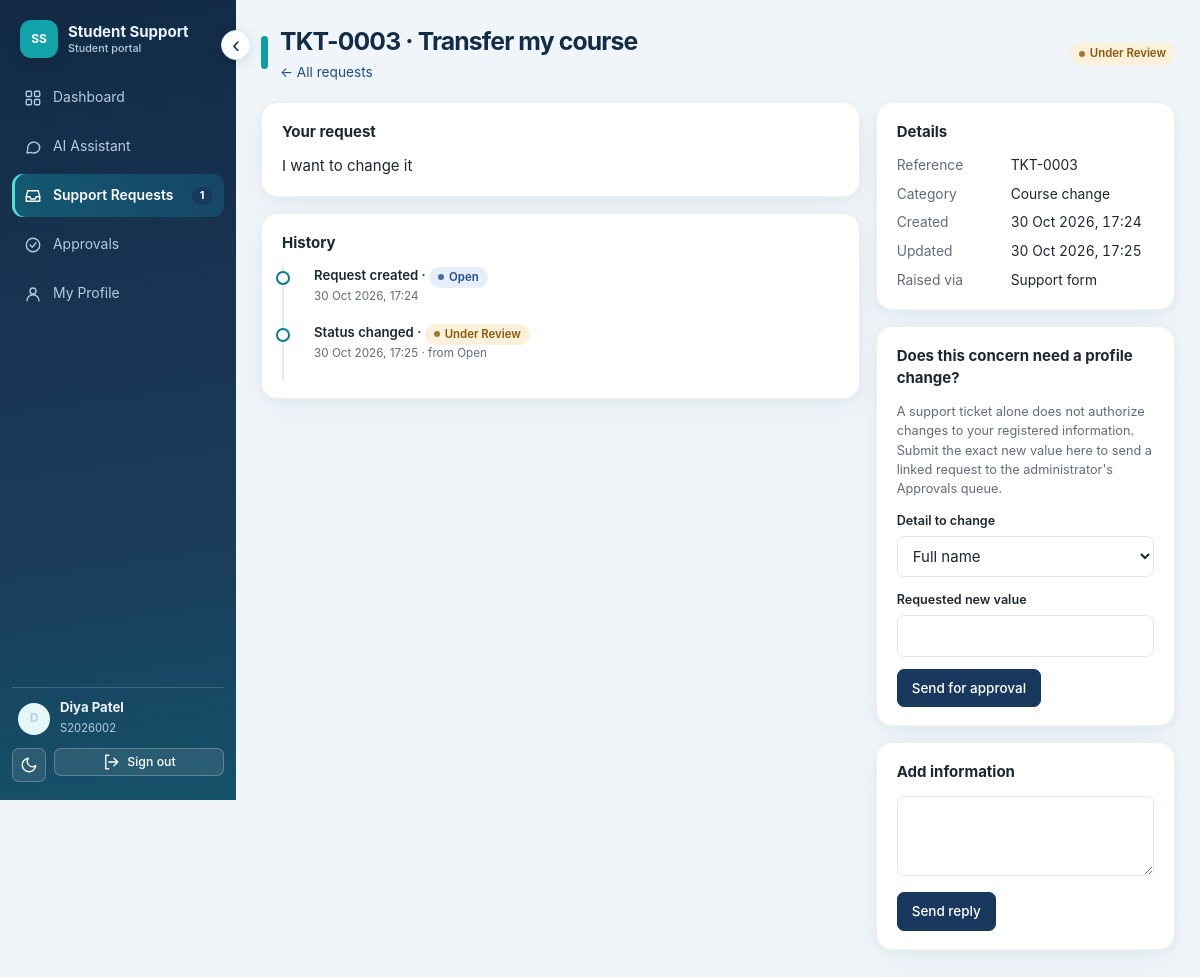
The page /tickets/TKT-0003 (signed in) on the database its author committed.
### app/models.py (models this page shows, shortened)
class User(db.Model):
    __tablename__ = "users"
    id = db.Column(db.Integer, primary_key=True)
    username = db.Column(db.String(40), unique=True, nullable=False)
    password_hash = db.Column(db.String(255), nullable=False)
    role = db.Column(db.String(20), nullable=False, default="student")  # student | admin
    display_name = db.Column(db.String(80), nullable=False)
    student_id = db.Column(db.String(20), db.ForeignKey("student_profiles.student_id"), nullable=True)
    active = db.Column(db.Boolean, nullable=False, default=True)   # False = account cannot sign in
    created_at = db.Column(db.DateTime, default=utcnow)
    is_anonymous = False
    @property
    def is_active(self):
        return bool(self.active)
    @property
    def is_authenticated(self):
        return True

class SupportTicket(db.Model):
    __tablename__ = "support_tickets"
    id = db.Column(db.Integer, primary_key=True)
    ticket_ref = db.Column(db.String(20), unique=True, nullable=False)
    student_id = db.Column(db.String(20), db.ForeignKey("student_profiles.student_id"), nullable=False, index=True)
    category = db.Column(db.String(30), nullable=False)
    subject = db.Column(db.String(120), nullable=False)
    description = db.Column(db.Text, nullable=False)
    status = db.Column(db.String(20), nullable=False, default="Open")
    created_at = db.Column(db.DateTime, default=utcnow, nullable=False)
    idempotency_key = db.Column(db.String(64), nullable=False)
    updated_at = db.Column(db.DateTime, default=utcnow)
    resolved_at = db.Column(db.DateTime, nullable=True)
    last_response = db.Column(db.Text, nullable=True)          # latest administrator response shown to the student
    source = db.Column(db.String(12), nullable=False, default="web")   # web | assistant
    __table_args__ = (UniqueConstraint("student_id", "idempotency_key", name="uq_ticket_idem"),)

class TicketEvent(db.Model):
    __tablename__ = "ticket_events"
    id = db.Column(db.Integer, primary_key=True)
    ticket_id = db.Column(db.Integer, db.ForeignKey("support_tickets.id"), nullable=False, index=True)
    actor_user_id = db.Column(db.Integer, nullable=True)
    actor_role = db.Column(db.String(20), nullable=False)
    event_type = db.Column(db.String(20), nullable=False)   # created | status_changed | response | student_reply
    from_status = db.Column(db.String(20), nullable=True)
    to_status = db.Column(db.String(20), nullable=True)
    note = db.Column(db.Text, nullable=True)
    created_at = db.Column(db.DateTime, default=utcnow, nullable=False)

### app/routes/main.py (the view)
@bp.route("/tickets/<ref>")
@role_required("student")
def ticket_detail(ref):
    try:
        t = tickets.get_ticket(current_user, ref)
    except tickets.TicketError:
        return render_template("error.html", code=404, title="Not found", text="That request does not exist."), 404
    linked = ApprovalRequest.query.filter_by(ticket_id=t.id).first()
    return render_template("ticket_detail.html", t=t, events=tickets.history(t), linked=linked, active=tickets.ACTIVE_STATUSES)

### app/security/authz.py (called while the page is built)
def require_student_scope(actor, student_id: str) -> str:
    if actor is None or not getattr(actor, "is_authenticated", False):
        raise PermissionDenied("not_authenticated")
    if actor.role == "admin":
        return "admin"
    if actor.role == "student" and actor.student_id and actor.student_id == student_id:
        return "owner"
    raise PermissionDenied("not_owner_of_record")

def role_required(*roles):
    def deco(fn):
        @wraps(fn)
        def wrapper(*a, **kw):
            if not current_user.is_authenticated:
                return abort(401) if request.path.startswith("/api/") else current_user_unauthorized()
            if current_user.role not in roles:
                from ..services import audit
                audit.record(current_user, f"access:{request.method} {request.path}", "route", request.path, "denied",
                             result="403", reason=f"role '{current_user.role}' not in {list(roles)}")
                return abort(403)
            return fn(*a, **kw)
        return wrapper
    return deco

### app/services/tickets.py (called while the page is built)
def get_ticket(actor, ref: str, trace_id=None) -> SupportTicket:
    t = SupportTicket.query.filter_by(ticket_ref=ref).first()
    if t is None:
        raise TicketError("not_found", "Request not found.")
    try:
        require_student_scope(actor, t.student_id)
    except PermissionDenied as e:
        audit.record(actor, "view_ticket", "ticket", ref, "denied", result="blocked", reason=e.reason, trace_id=trace_id)
        raise TicketError("not_found", "Request not found.")
    return t

def history(t: SupportTicket) -> list[TicketEvent]:
    return TicketEvent.query.filter_by(ticket_id=t.id).order_by(TicketEvent.id).all()

def counts(student_id: str | None = None) -> dict:
    q = SupportTicket.query if student_id is None else SupportTicket.query.filter_by(student_id=student_id)
    by = dict(q.with_entities(SupportTicket.status, db.func.count()).group_by(SupportTicket.status).all())
    return {"open": sum(by.get(s, 0) for s in ACTIVE_STATUSES), "resolved": by.get("Resolved", 0), "rejected": by.get("Rejected", 0),
            "closed": by.get("Closed", 0), "total": sum(by.values()), "by_status": by}

### app/templates/ticket_detail.html (shortened to what this page needs)
{% extends "base.html" %}
{% from "_macros.html" import ic, badge %}
{% block page_title %}{{ t.ticket_ref }} · {{ t.subject }}{% endblock %}
{% block page_sub %}<a href="{{ url_for('main.tickets_page') }}">← All requests</a>{% endblock %}
{% block page_actions %}{{ badge(t.status) }}{% endblock %}
{% block content %}
<div class="grid g21">
  <div>
    <section class="card"><h2>Your request</h2>
      <p style="white-space:pre-wrap;margin:0">{{ t.description }}</p>
    </section>
    <section class="card"><h2>History</h2>
      <ul class="timeline">{% for e in events %}<li>
        <div class="who">{{ {'created':'Request created','status_changed':'Status changed','response':'Administration replied','student_reply':'You replied'}[e.event_type] }}
          {% if e.to_status and e.event_type in ('status_changed','created') %} · {{ badge(e.to_status) }}{% endif %}</div>
        <div class="when">{{ e.created_at.strftime('%d %b %Y, %H:%M') }}{% if e.event_type == 'status_changed' and e.from_status %} · from {{ e.from_status }}{% endif %}</div>
        {% if e.note and e.event_type != 'created' %}<p>{{ e.note }}</p>{% endif %}</li>{% endfor %}</ul>
    </section>
  </div>
  <div>
    <section class="card"><h2>Details</h2>
      <dl class="kv" style="grid-template-columns:100px 1fr"><dt>Reference</dt><dd>{{ t.ticket_ref }}</dd><dt>Category</dt><dd>{{ t.category.replace('_',' ')|capitalize }}</dd>
        <dt>Created</dt><dd class="num">{{ t.created_at.strftime('%d %b %Y, %H:%M') }}</dd><dt>Updated</dt><dd class="num">{{ t.updated_at.strftime('%d %b %Y, %H:%M') }}</dd>
        <dt>Raised via</dt><dd>{{ 'AI Assistant' if t.source == 'assistant' else 'Support form' }}</dd></dl>
    </section>
    {% if not linked and t.status in active %}
    <section class="card profile-request-panel"><h2>Does this concern need a profile change?</h2>
      <p class="note">A support ticket alone does not authorize changes to your registered information. Submit the exact new value here to send a linked request to the administrator's Approvals queue.</p>
      <form method="post" action="{{ url_for('main.ticket_request_change', ref=t.ticket_ref) }}">
        <label for="approval-field">Detail to change</label><select id="approval-field" name="field" required><option value="full_name">Full name</option><option value="email">Email</option><option value="phone">Phone</option></select>
        <label for="approval-value">Requested new value</label><input type="text" id="approval-value" name="new_value" maxlength="120" required>
        <button class="btn" type="submit" style="margin-top:12px">Send for approval</button>
      </form>
    </section>
    {% endif %}
    {% if t.status in active %}
    <section class="card"><h2>{{ 'Reply to administration' if t.status == 'Awaiting Student' else 'Add information' }}</h2>
      <form method="post" action="{{ url_for('main.ticket_reply', ref=t.ticket_ref) }}"><input type="hidden" name="csrf_token" value="{{ csrf_token() }}">
        <textarea name="message" maxlength="1000" required style="min-height:80px"></textarea><p style="margin:10px 0 0"><button class="btn" type="submit">Send reply</button></p></form>
    </section>{% endif %}
  </div>
</div>
{% endblock %}

### app/templates/base.html (shortened to what this page needs)
<!doctype html>
<html lang="en">
<head>
  <link rel="stylesheet" href="{{ url_for('static', filename='style.css') }}">
</head>
<body>
{% from "_macros.html" import ic %}
{% if current_user.is_authenticated %}
<div class="shell">
  <aside class="side" id="sidebar" aria-label="Main navigation">
    <button type="button" id="collapse-sidebar" class="sidebar-collapse" aria-label="Collapse sidebar" aria-expanded="true" title="Expand or collapse navigation">‹</button>
    <div class="brand"><span class="brand-mark">SS</span><span class="brand-text">Student Support<small>{{ 'Administration' if current_user.role == 'admin' else 'Student portal' }}</small></span></div>
    {% set ep = request.endpoint or '' %}
    <nav class="nav">
    {% if current_user.role == 'admin' %}
      <a href="{{ url_for('admin.dashboard') }}" class="{{ 'active' if ep == 'admin.dashboard' }}">{{ ic('home') }}Dashboard</a>
      <a href="{{ url_for('admin.students_page') }}" class="{{ 'active' if ep.startswith('admin.student') }}">{{ ic('users') }}Students</a>
      <a href="{{ url_for('admin.tickets_page') }}" class="{{ 'active' if ep in ('admin.tickets_page','admin.ticket_detail') }}">{{ ic('inbox') }}Support Requests{% if nav_counts.tickets %}<span class="pill" id="nav-tickets">{{ nav_counts.tickets }}</span>{% endif %}</a>
      <a href="{{ url_for('admin.approvals_page') }}" class="{{ 'active' if ep == 'admin.approvals_page' }}">{{ ic('check') }}Approvals{% if nav_counts.approvals %}<span class="pill warn" id="nav-approvals">{{ nav_counts.approvals }}</span>{% endif %}</a>
      <a href="{{ url_for('admin.performance_page') }}" class="{{ 'active' if ep in ('admin.performance_page','admin.run_detail') }}">{{ ic('chart') }}AI Performance</a>
      <a href="{{ url_for('admin.logs_page') }}" class="{{ 'active' if ep == 'admin.logs_page' }}">{{ ic('list') }}Activity Logs</a>
    {% else %}
      <a href="{{ url_for('main.dashboard') }}" class="{{ 'active' if ep == 'main.dashboard' }}">{{ ic('home') }}Dashboard</a>
      <a href="{{ url_for('main.assistant') }}" class="{{ 'active' if ep == 'main.assistant' }}">{{ ic('chat') }}AI Assistant</a>
      <a href="{{ url_for('main.tickets_page') }}" class="{{ 'active' if ep in ('main.tickets_page','main.ticket_detail') }}">{{ ic('inbox') }}Support Requests{% if nav_counts.tickets %}<span class="pill">{{ nav_counts.tickets }}</span>{% endif %}</a>
      <a href="{{ url_for('main.my_approvals') }}" class="{{ 'active' if ep == 'main.my_approvals' }}">{{ ic('check') }}Approvals{% if nav_counts.approvals %}<span class="pill warn">{{ nav_counts.approvals }}</span>{% endif %}</a>
      <a href="{{ url_for('main.profile') }}" class="{{ 'active' if ep == 'main.profile' }}">{{ ic('user') }}My Profile</a>
    {% endif %}
    </nav>
    <div class="side-foot">
      <div class="usercard"><span class="avatar">{{ current_user.display_name[:1] }}</span><div><b>{{ current_user.display_name }}</b><span>{{ 'Administrator' if current_user.role == 'admin' else current_user.student_id }}</span></div></div>
      <div style="display:flex;gap:8px">
        <button class="btn secondary small icon" type="button" id="theme-toggle" title="Switch light / dark theme" aria-label="Switch theme">{{ ic('moon') }}</button>
        <form method="post" action="{{ url_for('auth.logout') }}" style="flex:1;margin:0"><input type="hidden" name="csrf_token" value="{{ csrf_token() }}"><button class="btn secondary small" style="width:100%" type="submit">{{ ic('logout') }}Sign out</button></form>
      </div>
    </div>
  </aside>
  <div class="main">
    <header class="topbar"><div class="topbar-dot" aria-hidden="true"></div>
      <div class="grow"><h1>{% block page_title %}{% endblock %}</h1><p class="sub">{% block page_sub %}{% endblock %}</p></div>
      <div>{% block page_actions %}{% endblock %}</div>
    </header>
    <main class="content">{% block content %}{% endblock %}</main>
  </div>
</div>
{% else %}
{% block public %}{% endblock %}
{% endif %}
</body>
</html>

### app/templates/_macros.html (shortened to what this page needs)
{% macro ic(name) %}<svg class="ic" aria-hidden="true"><use href="#i-{{ name }}"/></svg>{% endmacro %}
{% macro badge(s) %}{% set cls = {'Open':'b-info','Under Review':'b-warn','Awaiting Student':'b-warn','Resolved':'b-ok','Rejected':'b-bad','Closed':'b-plain',
 'pending':'b-warn','approved':'b-ok','rejected':'b-bad','active':'b-ok','inactive':'b-warn','removed':'b-bad','Paid':'b-ok','Partially paid':'b-warn','Overdue':'b-bad','Unpaid':'b-warn',
 'Active':'b-ok','Under review':'b-warn','completed':'b-ok','error':'b-bad','denied':'b-bad','allowed':'b-ok'}.get(s, '') %}<span class="badge {{ cls }}">{{ s }}</span>{% endmacro %}

### rows shown on the page
User: role "Student portal", display_name "D", display_name "Diya Patel", role+student "S2026002"
SupportTicket: ticket_ref "TKT-0003", subject "Transfer my course", status "Under Review", description "I want to change it", category.replace "Course change", created_at "30 Oct 2026, 17:24", updated_at "30 Oct 2026, 17:25", source "Support form", status "Add information"
TicketEvent: event_type "Request created", to_status "Open", created_at "30 Oct 2026, 17:24"
TicketEvent: event_type "Status changed", to_status "Under Review", created_at "30 Oct 2026, 17:25", from_status "Open"

### other values the page prints
{{ nav_counts.tickets }} "1"
